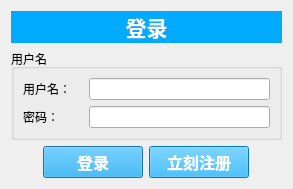
<?xml version="1.0" encoding="UTF-8"?>
<ui version="4.0">
 <class>Dialog</class>
 <widget class="QDialog" name="Dialog">
  <property name="geometry">
   <rect>
    <x>0</x>
    <y>0</y>
    <width>293</width>
    <height>172</height>
   </rect>
  </property>
  <property name="windowTitle">
   <string>登录</string>
  </property>
  <layout class="QVBoxLayout" name="verticalLayout_3" stretch="0,3,0">
   <item>
    <widget class="QLabel" name="label">
     <property name="font">
      <font>
       <family>微软雅黑</family>
       <pointsize>16</pointsize>
       <weight>75</weight>
       <bold>true</bold>
      </font>
     </property>
     <property name="styleSheet">
      <string notr="true">background-color: rgb(0, 170, 255);
color: rgb(255, 255, 255);</string>
     </property>
     <property name="text">
      <string>登录</string>
     </property>
     <property name="alignment">
      <set>Qt::AlignCenter</set>
     </property>
    </widget>
   </item>
   <item>
    <widget class="QGroupBox" name="groupBox_2">
     <property name="title">
      <string>用户名</string>
     </property>
     <layout class="QVBoxLayout" name="verticalLayout">
      <item>
       <layout class="QHBoxLayout" name="horizontalLayout_20">
        <item>
         <widget class="QLabel" name="label_20">
          <property name="minimumSize">
           <size>
            <width>60</width>
            <height>0</height>
           </size>
          </property>
          <property name="maximumSize">
           <size>
            <width>60</width>
            <height>16777215</height>
           </size>
          </property>
          <property name="text">
           <string>用户名：</string>
          </property>
         </widget>
        </item>
        <item>
         <widget class="QLineEdit" name="lineEdit_20"/>
        </item>
       </layout>
      </item>
      <item>
       <layout class="QHBoxLayout" name="horizontalLayout_14">
        <item>
         <widget class="QLabel" name="label_14">
          <property name="minimumSize">
           <size>
            <width>60</width>
            <height>0</height>
           </size>
          </property>
          <property name="maximumSize">
           <size>
            <width>60</width>
            <height>16777215</height>
           </size>
          </property>
          <property name="text">
           <string>密码：</string>
          </property>
         </widget>
        </item>
        <item>
         <widget class="QLineEdit" name="lineEdit_14">
          <property name="echoMode">
           <enum>QLineEdit::Password</enum>
          </property>
         </widget>
        </item>
       </layout>
      </item>
     </layout>
    </widget>
   </item>
   <item>
    <layout class="QHBoxLayout" name="horizontalLayout">
     <item>
      <spacer name="horizontalSpacer">
       <property name="orientation">
        <enum>Qt::Horizontal</enum>
       </property>
       <property name="sizeHint" stdset="0">
        <size>
         <width>40</width>
         <height>20</height>
        </size>
       </property>
      </spacer>
     </item>
     <item>
      <widget class="QPushButton" name="pushButton">
       <property name="minimumSize">
        <size>
         <width>100</width>
         <height>0</height>
        </size>
       </property>
       <property name="maximumSize">
        <size>
         <width>100</width>
         <height>16777215</height>
        </size>
       </property>
       <property name="font">
        <font>
         <family>微软雅黑</family>
         <pointsize>12</pointsize>
         <weight>75</weight>
         <bold>true</bold>
        </font>
       </property>
       <property name="styleSheet">
        <string notr="true">background-color: rgb(0, 170, 255);
color: rgb(255, 255, 255);</string>
       </property>
       <property name="text">
        <string>登录</string>
       </property>
      </widget>
     </item>
     <item>
      <widget class="QPushButton" name="pushButton_2">
       <property name="minimumSize">
        <size>
         <width>100</width>
         <height>0</height>
        </size>
       </property>
       <property name="maximumSize">
        <size>
         <width>100</width>
         <height>16777215</height>
        </size>
       </property>
       <property name="font">
        <font>
         <family>微软雅黑</family>
         <pointsize>12</pointsize>
         <weight>75</weight>
         <bold>true</bold>
        </font>
       </property>
       <property name="styleSheet">
        <string notr="true">background-color: rgb(0, 170, 255);
color: rgb(255, 255, 255);</string>
       </property>
       <property name="text">
        <string>立刻注册</string>
       </property>
      </widget>
     </item>
     <item>
      <spacer name="horizontalSpacer_2">
       <property name="orientation">
        <enum>Qt::Horizontal</enum>
       </property>
       <property name="sizeHint" stdset="0">
        <size>
         <width>40</width>
         <height>20</height>
        </size>
       </property>
      </spacer>
     </item>
    </layout>
   </item>
  </layout>
 </widget>
 <resources/>
 <connections/>
</ui>
